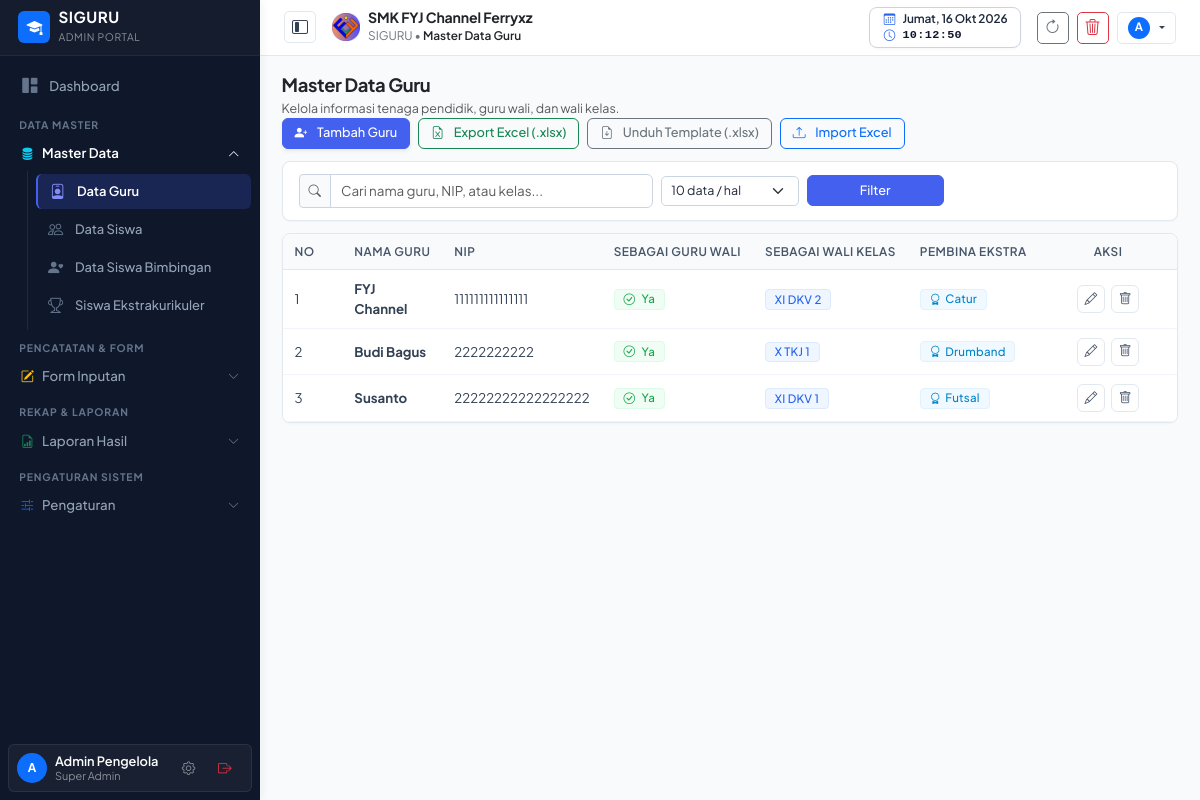
/master-guru.php (signed in), run on the app's committed database.
### tables this page shows
CREATE TABLE pengaturan (
    id INTEGER PRIMARY KEY AUTOINCREMENT,
    logo TEXT DEFAULT 'assets/images/logo.png',
    nama_sekolah TEXT DEFAULT 'SMK NEGERI 1 CONTOH',
    tahun_ajaran TEXT DEFAULT '2026/2027',
    semester TEXT DEFAULT 'Ganjil',
    kelas TEXT DEFAULT 'X RPL 1, X RPL 2, XI RPL 1, XI RPL 2, XII RPL 1, XII RPL 2',
    mata_pelajaran TEXT DEFAULT 'Matematika, Bahasa Indonesia, Pemrograman Web, Basis Data, Bahasa Inggris, PJOK, Pendidikan Agama',
    folder_jurnal TEXT,
    folder_foto TEXT,
    folder_guru_wali TEXT,
    folder_wali TEXT,
    folder_ekstra TEXT,
    link_db_absen TEXT,
    link_db_jurnal TEXT,
    link_db_guru_wali TEXT,
    link_db_wali TEXT,
    link_db_ekstra TEXT,
    list_ekstrakurikuler TEXT DEFAULT 'Pramuka, Paskibra, Futsal, Basket, Rohis, PMR, Desain Grafis, Robotik',
    kepala_sekolah TEXT DEFAULT 'Drs. H. Ahmad Fauzi, M.Pd.',
    nip_kepala_sekolah TEXT DEFAULT '19750815 199903 1 002'
, kop_surat TEXT DEFAULT 'assets/images/kop_surat.png', kop_size TEXT DEFAULT '90', kabupaten TEXT DEFAULT 'Klungkung', ttd_kepsek TEXT DEFAULT 'https://drive.google.com/thumbnail?id=1GUfUommgYjV-cnhU0tTB8kRJy8iXagkI', list_tahun_ajaran TEXT DEFAULT '["2025/2026", "2026/2027", "2027/2028"]');

CREATE TABLE data_guru (
    id INTEGER PRIMARY KEY AUTOINCREMENT,
    nama_guru TEXT NOT NULL,
    nip TEXT,
    sebagai_guru_wali TEXT DEFAULT 'Tidak',
    sebagai_wali_kelas TEXT DEFAULT '-',
    pembina_ekstra TEXT DEFAULT '-'
);

### config/helper.php (called while the page is built, shortened)
<?php
require_once __DIR__ . '/auth.php';
function getSettings() {
    $pdo = getDBConnection();
    try {
        static $checkedMigration = false;
        if (!$checkedMigration) {
            $checkedMigration = true;
        }
        $stmt = $pdo->query("SELECT * FROM pengaturan LIMIT 1");
        $res = $stmt->fetch();
        if ($res) {
            return $res;
        }
    } catch (Exception $e) {}
    return [
        'id' => 1,
        'logo' => 'assets/images/logo.png',
        'nama_sekolah' => 'SMK FYJ Channel Ferryxz',
        'tahun_ajaran' => '2026/2027',
        'list_tahun_ajaran' => json_encode(['2025/2026', '2026/2027', '2027/2028']),
        'semester' => 'Ganjil',
        'kelas' => 'XI DKV 1, XI DKV 2, XII DKV, X DKV',
        'mata_pelajaran' => '["Perangkat Lunak Desain", "Proses Produksi Desain", "Desain Breif", "Karya Desain", "Kreativitas, Inovasi, dan Kewirausahaan", "Seni Budaya", "Seni Rupa"]',
        'folder_jurnal' => 'https://drive.google.com/drive/folders/1g1iaALpfRo8oovkJNoPxy_MIDLv5axEB?usp=drive_link',
        'folder_foto' => 'https://drive.google.com/drive/folders/1PmA4EHMEVfgbup9ZJuBrIlFzg37gsQO3?usp=sharing',
        'folder_guru_wali' => 'https://drive.google.com/drive/folders/12RUHlItCa8smp58-aixHOTWHld21md9_?usp=drive_link',
        'folder_wali' => 'https://drive.google.com/drive/folders/1uNSsLv2rUUC1c_ykBhnkzQ7y43DRxaDj?usp=drive_link',
        'folder_ekstra' => 'https://drive.google.com/drive/folders/1Jf8BcS1jHO1wUYCzk6dQi9_sy7BRyroM?usp=drive_link',
        'link_db_absen' => '',
        'link_db_jurnal' => '',
        'link_db_guru_wali' => '',
        'link_db_wali' => '',
        'link_db_ekstra' => '',
        'list_ekstrakurikuler' => 'Pramuka, Paskibra, Futsal, Basket, Rohis, PMR, Desain Grafis, Robotik',
        'kepala_sekolah' => 'Drs. H. Ahmad Fauzi, M.Pd.',
        'nip_kepala_sekolah' => '19750815 199903 1 002',
        'kop_surat' => 'assets/images/kop_surat.png',
        'kop_size' => '90',
        'kabupaten' => 'Klungkung',
        'ttd_kepsek' => 'https://drive.google.com/thumbnail?id=1GUfUommgYjV-cnhU0tTB8kRJy8iXagkI'
    ];
}

### config/auth.php (called while the page is built, shortened)
<?php
function isLoggedIn() {
    return isset($_SESSION['user_id']) && !empty($_SESSION['user_id']);
}
function currentUser() {
    return [
        'id' => $_SESSION['user_id'] ?? null,
        'username' => $_SESSION['username'] ?? '',
        'nama' => $_SESSION['nama'] ?? '',
        'nip' => $_SESSION['nip'] ?? '',
        'hak_akses' => $_SESSION['hak_akses'] ?? 'Pelihat',
        'foto' => $_SESSION['foto'] ?? ''
    ];
}

### master-guru.php (the view, shortened to what this page needs)
<?php
require_once __DIR__ . '/config/helper.php';
$pageTitle = 'Master Data Guru';
require_once __DIR__ . '/views/header.php';
require_once __DIR__ . '/views/sidebar.php';
$search = trim($_GET['q'] ?? '');
$rawLimit = isset($_GET['limit']) ? (int)$_GET['limit'] : 10;
$limit = in_array($rawLimit, [10, 20, 50, 100, 250, 500]) ? $rawLimit : 10;
$page = max(1, (int)($_GET['page'] ?? 1));
$offset = ($page - 1) * $limit;
$sqlWhere = "";
$params = [];
$stmt = $pdo->prepare("SELECT * FROM data_guru $sqlWhere ORDER BY id ASC LIMIT $limit OFFSET $offset");
$stmt->execute($params);
$guruList = $stmt->fetchAll();
?>
<main class="content-wrapper">
    <div class="d-flex flex-wrap align-items-center justify-content-between mb-4">
        <div>
            <h4 class="fw-bold text-dark mb-1">Master Data Guru</h4>
            <p class="text-muted small mb-0">Kelola informasi tenaga pendidik, guru wali, dan wali kelas.</p>
        </div>
        <div class="d-flex flex-wrap gap-2 mt-2 mt-md-0">
            <button class="btn btn-primary rounded-pill px-3 shadow-sm btn-sm" data-bs-toggle="modal" data-bs-target="#modalAddGuru">
                <i class="bi bi-person-plus-fill me-1"></i> Tambah Guru
            </button>
            <a href="master-guru.php?export=xlsx" class="btn btn-outline-success rounded-pill px-3 btn-sm">
                <i class="bi bi-file-earmark-excel me-1"></i> Export Excel (.xlsx)
            </a>
            <a href="master-guru.php?template=xlsx" class="btn btn-outline-secondary rounded-pill px-3 btn-sm" title="Unduh template Excel dengan pedoman data contoh (dummy)">
                <i class="bi bi-file-earmark-arrow-down me-1"></i> Unduh Template (.xlsx)
            </a>
            <button class="btn btn-outline-primary rounded-pill px-3 btn-sm" data-bs-toggle="modal" data-bs-target="#modalImportGuru">
                <i class="bi bi-upload me-1"></i> Import Excel
            </button>
        </div>
    </div>
    <div class="card card-table p-3 mb-3">
        <form method="GET" class="row g-2 align-items-center">
            <div class="col-md-6 col-lg-5">
                <div class="input-group input-group-sm">
                    <span class="input-group-text bg-white"><i class="bi bi-search text-muted"></i></span>
                    <input type="text" name="q" class="form-control" placeholder="Cari nama guru, NIP, atau kelas..." value="<?= htmlspecialchars($search) ?>">
                </div>
            </div>
            <div class="col-6 col-md-3 col-lg-2">
                <select name="limit" class="form-select form-select-sm" onchange="this.form.submit()">
                    <?php foreach ([10, 20, 50, 100, 250, 500] as $opt): ?>
                        <option value="<?= $opt ?>" <?= $limit == $opt ? 'selected' : '' ?>><?= $opt ?> data / hal</option>
                    <?php endforeach; ?>
                </select>
            </div>
            <div class="col-6 col-md-3 col-lg-2">
                <button type="submit" class="btn btn-primary btn-sm rounded-pill w-100">Filter</button>
            </div>
        </form>
    </div>
    <div class="card card-table overflow-hidden">
        <div class="table-responsive">
            <table class="table table-custom align-middle mb-0">
                <thead>
                    <tr>
                        <th style="width: 60px;">No</th>
                        <th>Nama Guru</th>
                        <th>NIP</th>
                        <th>Sebagai Guru Wali</th>
                        <th>Sebagai Wali Kelas</th>
                        <th>Pembina Ekstra</th>
                        <th class="text-center" style="width: 140px;">Aksi</th>
                    </tr>
                </thead>
                <tbody>
                    <?php if (empty($guruList)): ?>
                        <tr><td colspan="7" class="text-center text-muted py-4">Data guru tidak ditemukan.</td></tr>
                    <?php else:
                        $no = $offset + 1;
                        foreach ($guruList as $g):
                    ?>
                        <tr>
                            <td><?= $no++ ?></td>
                            <td class="fw-bold text-dark"><?= htmlspecialchars($g['nama_guru']) ?></td>
                            <td><?= htmlspecialchars($g['nip'] ?: '-') ?></td>
                            <td>
                                <?php if ($g['sebagai_guru_wali'] === 'Ya'): ?>
                                    <span class="badge bg-success-subtle text-success fw-bold px-2 py-1"><i class="bi bi-check-circle me-1"></i> Ya</span>
                                <?php else: ?>
                                    <span class="badge bg-secondary-subtle text-secondary px-2 py-1">Tidak</span>
                                <?php endif; ?>
                            </td>
                            <td>
                                <?php if ($g['sebagai_wali_kelas'] && $g['sebagai_wali_kelas'] !== '-'): ?>
                                    <span class="badge bg-primary-subtle text-primary fw-bold px-2 py-1"><?= htmlspecialchars($g['sebagai_wali_kelas']) ?></span>
                                <?php else: ?>
                                    <span class="text-muted">-</span>
                                <?php endif; ?>
                            </td>
                            <td>
                                <?php if (!empty($g['pembina_ekstra']) && $g['pembina_ekstra'] !== '-'): ?>
                                    <span class="badge bg-info-subtle text-info border border-info-subtle fw-bold px-2 py-1"><i class="bi bi-award me-1"></i><?= htmlspecialchars($g['pembina_ekstra']) ?></span>
                                <?php else: ?>
                                    <span class="text-muted">-</span>
                                <?php endif; ?>
                            </td>
                            <td class="text-center">
                                <button class="btn btn-outline-primary btn-sm rounded-pill px-2 py-0"
                                    onclick="editGuru(<?= htmlspecialchars(json_encode($g), ENT_QUOTES, 'UTF-8') ?>)" title="Edit">
                                    <i class="bi bi-pencil"></i>
                                </button>
                                <button class="btn btn-outline-danger btn-sm rounded-pill px-2 py-0 ms-1"
                                    onclick="deleteGuru(<?= (int)$g['id'] ?>, <?= htmlspecialchars(json_encode($g['nama_guru']), ENT_QUOTES, 'UTF-8') ?>)" title="Hapus">
                                    <i class="bi bi-trash"></i>
                                </button>
                            </td>
                        </tr>
                    <?php endforeach; endif; ?>
                </tbody>
            </table>
        </div>
    </div>
</main>
<?php require_once __DIR__ . '/views/footer.php'; ?>

### views/header.php (shortened to what this page needs)
<?php
require_once __DIR__ . '/../config/auth.php';
require_once __DIR__ . '/../config/helper.php';
$user = currentUser();
$settings = getSettings();
?>
<!DOCTYPE html>
<html lang="id">
<head>
    <link href="https://cdn.jsdelivr.net/npm/bootstrap@5.3.2/dist/css/bootstrap.min.css" rel="stylesheet">
    <link rel="stylesheet" href="https://cdn.jsdelivr.net/npm/bootstrap-icons@1.11.3/font/bootstrap-icons.min.css">
    <link rel="stylesheet" href="https://cdnjs.cloudflare.com/ajax/libs/font-awesome/6.5.1/css/all.min.css">
    <link rel="stylesheet" href="assets/css/style.css?v=<?= time() ?>">
</head>
<body>
<header class="main-header d-flex align-items-center justify-content-between px-3 px-md-4">
    <div class="d-flex align-items-center gap-2 gap-md-3">
        <button id="btnToggleSidebar" class="btn btn-light btn-sm border shadow-xs d-flex align-items-center justify-content-center text-dark" style="width: 32px; height: 32px; border-radius: 6px;" title="Sembunyikan / Tampilkan Menu">
            <i class="bi bi-layout-sidebar-inset fs-6"></i>
        </button>
        <div class="d-flex align-items-center gap-2">
            <img src="<?= htmlspecialchars($settings['logo'] ?? 'assets/images/logo.png') ?>" alt="Logo" class="rounded" style="height: 28px; width: 28px; object-fit: contain;">
            <div>
                <span class="d-none d-md-block fw-bold text-dark mb-0" style="font-size: 0.88rem; line-height: 1.15; letter-spacing: -0.01em;">
                    <?= htmlspecialchars($settings['nama_sekolah'] ?? 'SMK FYJ Channel Ferryxz') ?>
                </span>
                <span class="text-secondary small" style="line-height: 1.1; font-size: 0.74rem;">
                    SIGURU &bull; <span class="fw-semibold text-dark"><?= htmlspecialchars($pageTitle ?? 'Dashboard') ?></span>
                </span>
            </div>
        </div>
    </div>
    <div class="d-flex align-items-center gap-2">
        <div class="d-none d-md-flex header-clock-widget" title="Tanggal & Waktu Perangkat Anda">
            <div class="clock-row">
                <i class="bi bi-calendar3"></i>
                <span id="headerDeviceDate" class="clock-date"></span>
            </div>
            <div class="clock-row" style="margin-top: 1px;">
                <i class="bi bi-clock"></i>
                <span id="headerDeviceTime" class="clock-time"></span>
            </div>
        </div>
        <button type="button" id="btnRefreshApp" class="btn btn-outline-secondary btn-sm shadow-xs d-flex align-items-center justify-content-center" style="width: 32px; height: 32px; border-radius: 6px; padding: 0;" title="Muat Ulang Halaman (Refresh)">
            <i class="bi bi-arrow-clockwise fs-6" id="iconRefresh"></i>
        </button>
        <button type="button" id="btnClearCache" class="btn btn-outline-danger btn-sm shadow-xs d-flex align-items-center justify-content-center" style="width: 32px; height: 32px; border-radius: 6px; padding: 0;" title="Hapus Cache Browser & Memori">
            <i class="bi bi-trash3 fs-6" id="iconClearCache"></i>
        </button>
        <div class="dropdown">
            <button class="btn btn-light btn-sm border px-2 py-1 d-flex align-items-center gap-1.5 dropdown-toggle shadow-xs" style="height: 32px; border-radius: 6px;" data-bs-toggle="dropdown" title="Akun: <?= htmlspecialchars($user['nama']) ?> (<?= htmlspecialchars($user['hak_akses']) ?>)">
                <?php if (!empty($user['foto'])): ?>
                    <img src="<?= htmlspecialchars(formatPhotoUrl($user['foto'])) ?>" alt="Avatar" class="rounded-circle" style="width: 22px; height: 22px; object-fit: cover; border: 1px solid #cbd5e1;">
                <?php else: ?>
                    <div class="rounded-circle bg-primary text-white d-flex align-items-center justify-content-center fw-bold" style="width: 22px; height: 22px; font-size: 0.72rem;">
                        <?= strtoupper(substr($user['nama'] ?: 'U', 0, 1)) ?>
                    </div>
                <?php endif; ?>
            </button>
        </div>
    </div>
</header>

### data on the page
pengaturan: logo (picture), nama_sekolah "SMK FYJ Channel Ferryxz"
data_guru: nama_guru "FYJ Channel", nip "111111111111111", sebagai_guru_wali "Ya" (drawn), sebagai_wali_kelas "XI DKV 2", pembina_ekstra "Catur"
data_guru: nama_guru "Budi Bagus", nip "2222222222", sebagai_guru_wali "Ya" (drawn), sebagai_wali_kelas "X TKJ 1", pembina_ekstra "Drumband"
data_guru: nama_guru "Susanto", nip "22222222222222222", sebagai_guru_wali "Ya" (drawn), sebagai_wali_kelas "XI DKV 1", pembina_ekstra "Futsal"

### other printed values
$pageTitle "Master Data Guru"
substr($user['nama'] ?: 'U', 0, 1) "A"
substr($currentUserData['nama'] ?? 'U', 0, 1) "A"
$currentUserData['nama'] "Admin Pengelola"
$currentUserData['hak_akses'] "Super Admin"
form field limit "10 data / hal"
